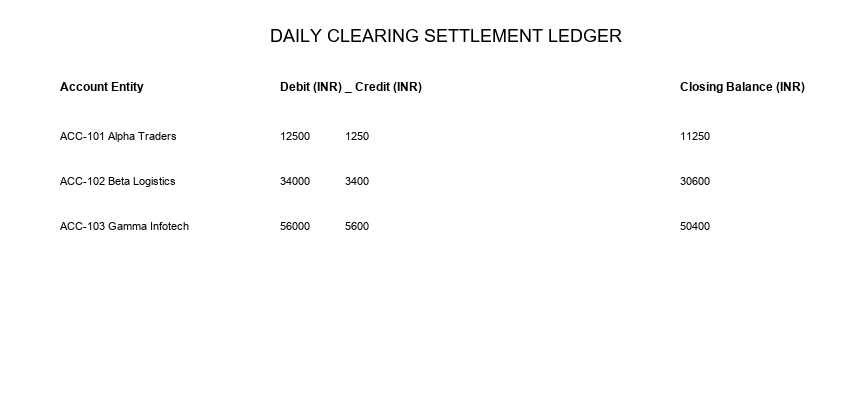
#> input picture research/loop23/tables/COHORT_H_03_NARROW_GUTTER_LEDGER.png, 850 x 400 px, found by its file name
$ python inspect_h_words.py
#> lines starting #> are read from the running program, lines starting #| are printed output that depends on the picture
### src/docuready/ingest/tesseract_discovery.py
"""Discovery, validation, and configuration for local Tesseract OCR runtime.

Resolves Tesseract binary and trained-data relative to packaged application
resources, explicit environment overrides, or platform installation paths.
"""
from __future__ import annotations

import hashlib
import os
import shutil
import subprocess
import sys
from pathlib import Path
from typing import Any, Dict, List, Optional, Tuple, Union

_KNOWN_TESSERACT_WINDOWS_PATHS = [
    Path(r"C:\Program Files\Tesseract-OCR\tesseract.exe"),
    Path(r"C:\Program Files (x86)\Tesseract-OCR\tesseract.exe"),
    Path(os.environ.get("LOCALAPPDATA", "")) / "Programs" / "Tesseract-OCR" / "tesseract.exe",
]

_KNOWN_TESSERACT_UNIX_PATHS = [
    Path("/usr/bin/tesseract"),
    Path("/usr/local/bin/tesseract"),
    Path("/opt/homebrew/bin/tesseract"),
]


def find_tesseract_binary_with_source() -> tuple[Optional[Path], str]:
    """Finds the Tesseract executable and identifies whether it is bundled or a system prerequisite."""
    # 1. Explicit environment variable override
    env_override = os.environ.get("DOCUREADY_TESSERACT_PATH")
    if env_override:
        p = Path(env_override).resolve()
        if p.is_file():
            res_dir = os.environ.get("DOCUREADY_RESOURCES_DIR")
            is_bundled = False
            try:
                if hasattr(sys, "_MEIPASS") and p.is_relative_to(Path(sys._MEIPASS).resolve()):
                    is_bundled = True
                elif p.is_relative_to(Path(sys.executable).parent.resolve()):
                    is_bundled = True
                elif res_dir and p.is_relative_to(Path(res_dir).resolve()):
                    is_bundled = True
                elif "resources" in str(p).lower() or "sidecar" in str(p).lower():
                    is_bundled = True
            except Exception:
                pass
            return p, "bundled_resource" if is_bundled else "env_override"

    # 2. PyInstaller bundled resources (sys._MEIPASS / tesseract)
    if hasattr(sys, "_MEIPASS"):
        meipass_p = (
            Path(sys._MEIPASS)
            / "tesseract"
            / ("tesseract.exe" if sys.platform == "win32" else "tesseract")
        )
        if meipass_p.is_file():
            return meipass_p, "bundled_resource"

    # 3. Executable directory relative (for onedir PyInstaller or Electron resources)
    exe_dir = (
        Path(sys.executable).parent
        / "tesseract"
        / ("tesseract.exe" if sys.platform == "win32" else "tesseract")
    )
    if exe_dir.is_file():
        return exe_dir, "bundled_resource"

    # 4. Resources dir from environment
    res_dir = os.environ.get("DOCUREADY_RESOURCES_DIR")
    if res_dir:
        res_p = (
            Path(res_dir)
            / "tesseract"
            / ("tesseract.exe" if sys.platform == "win32" else "tesseract")
        )
        if res_p.is_file():
            return res_p, "bundled_resource"
        res_sub_p = (
            Path(res_dir)
            / "docuready_sidecar"
            / "tesseract"
            / ("tesseract.exe" if sys.platform == "win32" else "tesseract")
        )
        if res_sub_p.is_file():
            return res_sub_p, "bundled_resource"

    # If bundled OCR is strictly required (e.g. packaged releases), do not fall back to system PATH
    if os.environ.get("DOCUREADY_REQUIRE_BUNDLED_OCR") in ("1", "true", "True"):
        return None, "none"

    # 5. System PATH lookup
    path_bin = shutil.which("tesseract")
    if path_bin:
        return Path(path_bin), "system_prerequisite"

    # 6. Standard platform paths
    candidate_paths = (
        _KNOWN_TESSERACT_WINDOWS_PATHS
        if sys.platform == "win32"
        else _KNOWN_TESSERACT_UNIX_PATHS
    )
    for cp in candidate_paths:
        try:
            if cp.is_file():
                return cp, "system_prerequisite"
        except (PermissionError, OSError):
            continue

    return None, "none"


# [4 lines left out: function find_tesseract_binary, not called in this run]


_SYSTEM_TESSDATA_CANDIDATES = (
    Path("/usr/share/tesseract-ocr/5/tessdata"),
    Path("/usr/share/tesseract-ocr/4.00/tessdata"),
    Path("/usr/share/tesseract-ocr/tessdata"),
    Path("/usr/share/tessdata"),
    Path("/opt/homebrew/share/tessdata"),
    Path("/usr/local/share/tessdata"),
)


def _has_traineddata(directory: Path) -> bool:
    return directory.is_dir() and any(directory.glob("*.traineddata"))


# [119 lines left out: functions _resolve_base_tessdata_dir, _file_sha256, _files_match, get_unified_tessdata_dir, not called in this run]


def configure_pytesseract() -> Optional[Path]:
    """Finds Tesseract and configures pytesseract.pytesseract.tesseract_cmd.

    Returns the resolved binary Path if found, otherwise None.
    """
    bin_path, _ = find_tesseract_binary_with_source()
    if bin_path:
        try:
            import pytesseract

            pytesseract.pytesseract.tesseract_cmd = str(bin_path)

            # Auto-configure TESSDATA_PREFIX to unified tessdata directory
            tessdata_candidate = get_unified_tessdata_dir(bin_path)
            if tessdata_candidate and tessdata_candidate.is_dir():
                os.environ["TESSDATA_PREFIX"] = str(tessdata_candidate)
        except Exception:
            pass
    return bin_path


# [154 lines left out: functions get_ocr_runtime_info, normalize_ocr_langs, check_ocr_language_availability, not called in this run]

### research/loop23/inspect_h_words.py
from PIL import Image
import pytesseract
from pathlib import Path
import sys
sys.path.insert(0, str(Path("src").resolve()))
from docuready.ingest.tesseract_discovery import configure_pytesseract
configure_pytesseract()

def inspect_doc(p):
    img = Image.open(p)
#> img is the input picture: PIL image 850x400 RGB; min 0, max 255, mean 251.8
    d = pytesseract.image_to_data(img, lang="eng", output_type=pytesseract.Output.DICT)
    print(f"\n--- Words in {p.name} ---")
    for i in range(len(d["text"])):
        t = d["text"][i].strip()
        if t:
            l = d["left"][i]
            r = l + d["width"][i]
            print(f"  '{t}' left={l} right={r} top={d['top'][i]} conf={d['conf'][i]}")

inspect_doc(Path("research/loop23/tables/COHORT_H_03_NARROW_GUTTER_LEDGER.png"))
#> (the call stopped at in inspect_doc, `d = pytesseract.image_to_data(img, lang="eng", output_type=pytesseract..`: pytesseract is not available in this run)
inspect_doc(Path("research/loop23/tables/COHORT_H_04_NARROW_GUTTER_INVOICE.png"))
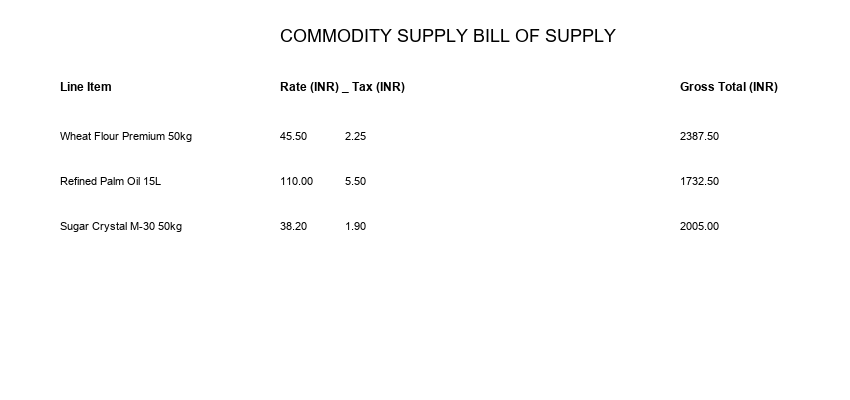
#> input picture research/loop23/tables/COHORT_H_04_NARROW_GUTTER_INVOICE.png, 850 x 400 px, found by its file name
#> in inspect_doc, img is the input picture: PIL image 850x400 RGB; min 0, max 255, mean 252.2
#> (the call stopped at in inspect_doc, `d = pytesseract.image_to_data(img, lang="eng", output_type=pytesseract..`: pytesseract is not available in this run)
inspect_doc(Path("research/loop23/tables/COHORT_H_01_MICRO_CLINICAL_PANEL.png"))
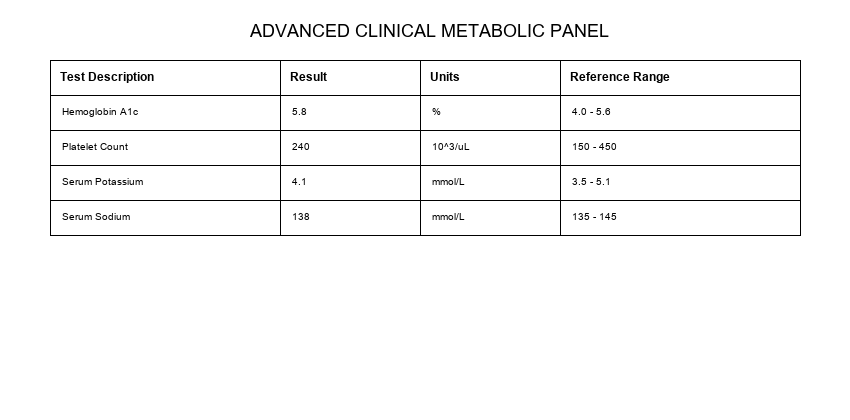
#> input picture research/loop23/tables/COHORT_H_01_MICRO_CLINICAL_PANEL.png, 850 x 420 px, found by its file name
#> in inspect_doc, img is the input picture: PIL image 850x420 RGB; min 0, max 255, mean 248.6
#> (the call stopped at in inspect_doc, `d = pytesseract.image_to_data(img, lang="eng", output_type=pytesseract..`: pytesseract is not available in this run)
